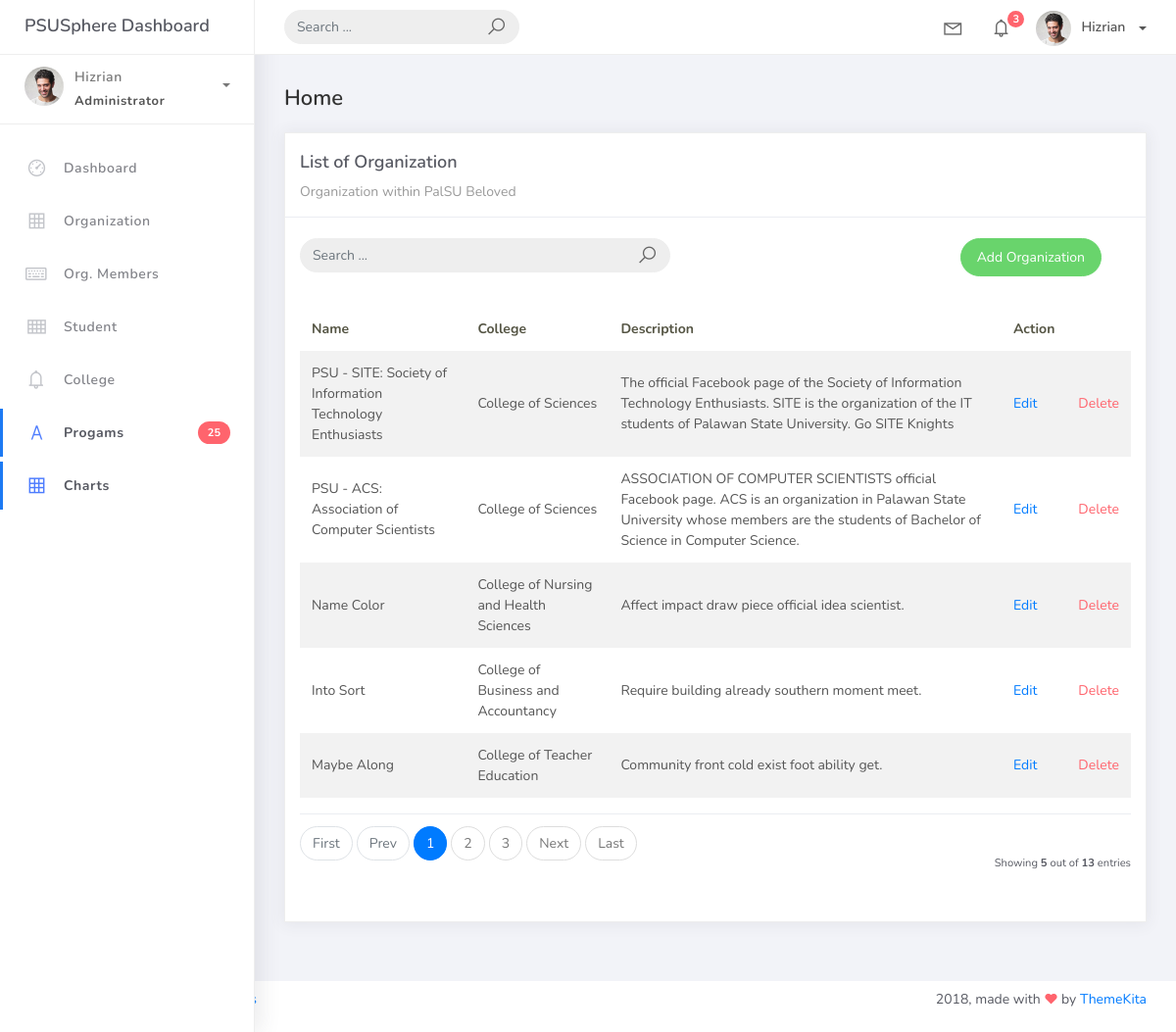
The app's page /organization_list, older data.
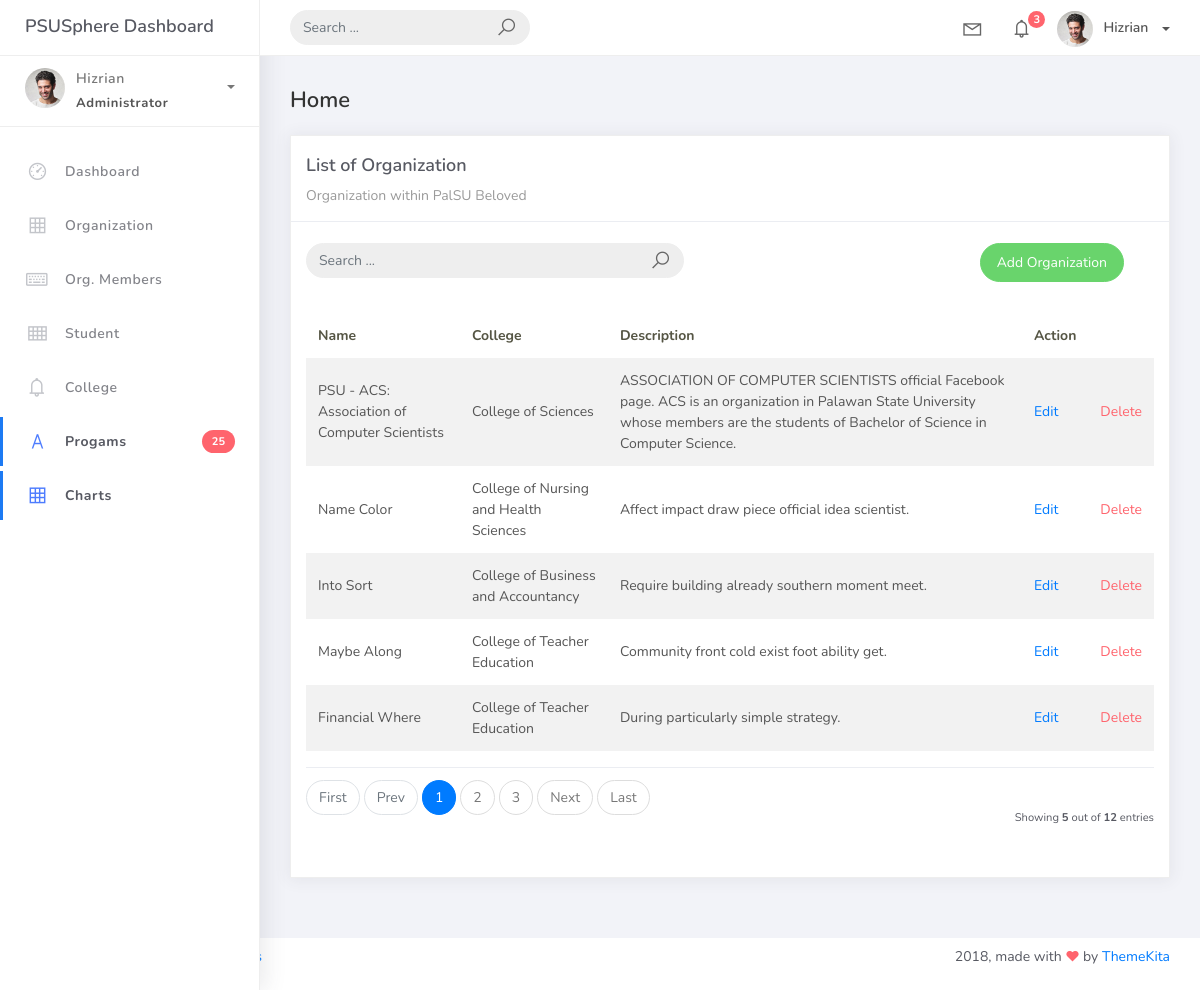
The same page, newer data.
### studentorg/models.py (models this page shows, shortened)
class BaseModel(models. Model):
    created_at = models.DateTimeField(auto_now_add=True, db_index=True)
    updated_at = models.DateTimeField(auto_now=True)
    class Meta:
        abstract = True

class Organization(BaseModel):
    name = models.CharField(max_length=250)
    college = models.ForeignKey(
        College, null=True, blank=True, on_delete=models.CASCADE)
    description = models.CharField(max_length=500)

class College(BaseModel):
    college_name = models.CharField(max_length=150)
    def __str__(self):
        return self.college_name

### studentorg/views.py (the view)
# urls.py: path('organization_list', OrganizationList.as_view(), name='organization-list'),
class OrganizationList(ListView):
    model = Organization
    context_object_name = 'organization'
    template_name = "org_list.html"
    paginate_by = 5
    def get_queryset(self, *args, **kwargs):
        qs = super(OrganizationList, self).get_queryset(*args, **kwargs)
        if self.request.GET.get("q") != None:
            query = self.request.GET.get('q')
            qs = qs.filter(Q(name__icontains=query) |
            Q(description__icontains=query) | Q(college__college_name__icontains=query))
        return qs

### templates/org_list.html
{% extends 'base.html' %} {% load static %} {% block content %}
<div class="content">
    <div class="container-fluid">
        <h4 class="page-title">Home</h4>
        <div class="row">
            <div class="col-md-12">
                <div class="card">
                    <div class="card-header">
                        <div class="card-title">List of Organization</div>
                        <div class="card-category">Organization within PalSU Beloved</div>
                    </div>
                    <br>
                        <div class="col-md-12 row">
                            <div class="col-md-6">
                                <form action="" class="navbar-left navbar-form nav-search mr-md-3" action="{% url 'organization-list' %}">
                                    <div class="input-group">
                                        <input type="text" placeholder="Search ..." class="form-control" name="q">
                                        <div class="input-group-append">
                                        <span class="input-group-text">
                                            <i class="la la-search search-icon"></i>
                                        </span>
                                        </div>
                                    </div>
                                </form>
                            </div>
                            <div class="col-md-6">
                                <div class="pull-right">
                                    <a href="{% url 'organization-add' %}" class="btn btn-success btn-rounded">Add Organization</a>
                                </div>
                            </div>
                        </div>
                    <div class="card-body">
                        <table class="table table-striped mt-3">
                            <thead>
                                <tr>
                                    <th scope="col">Name</th>
                                    <th scope="col">College</th>
                                    <th scope="col">Description</th>
                                    <th scope="col">Action</th>
                                </tr>
                            </thead>
                            <tbody>
                                {% for object in object_list %}
                                <tr>
                                    <td>{{ object.name }}</td>
                                    <td>{{ object.college }}</td>
                                    <td>{{ object.description }}</td>
                                    <td><a href="organization_list/{{ object.id }}">Edit</a></td>
                                    <td><a href="organization_list/{{ object.id }}/delete" class="text-danger">Delete</a></td>
                                </tr>
                                {% empty %}
                                <tr>
                                    <td colspan="4" style="text-align: center">
                                    <p class="text-sm font-weight-bold mb-0">No Records Found</p>
                                    </td>
                                </tr>
                                {% endfor %}
                            </tbody>
                        </table>
                        {% include 'includes/pagination.html' %}
                    </div>
                </div>
            </div>
        </div>
    </div>
</div>
{% endblock %}

Row changes from the older to the newer data that the page shows:
removed Organization: name "PSU - SITE: Society of Information Technology Enthusiasts", college "College of Sciences", description "The official Facebook page of the Society of Information Technology Enthusiasts. SITE is the organization of the IT students of Palawan State University. Go SITE Knights"
now on this page (row unchanged): Organization: name "Financial Where", college "College of Teacher Education", description "During particularly simple strategy."
Text that changed along with them:
{{ paginator.count }}: "13" → "12"
